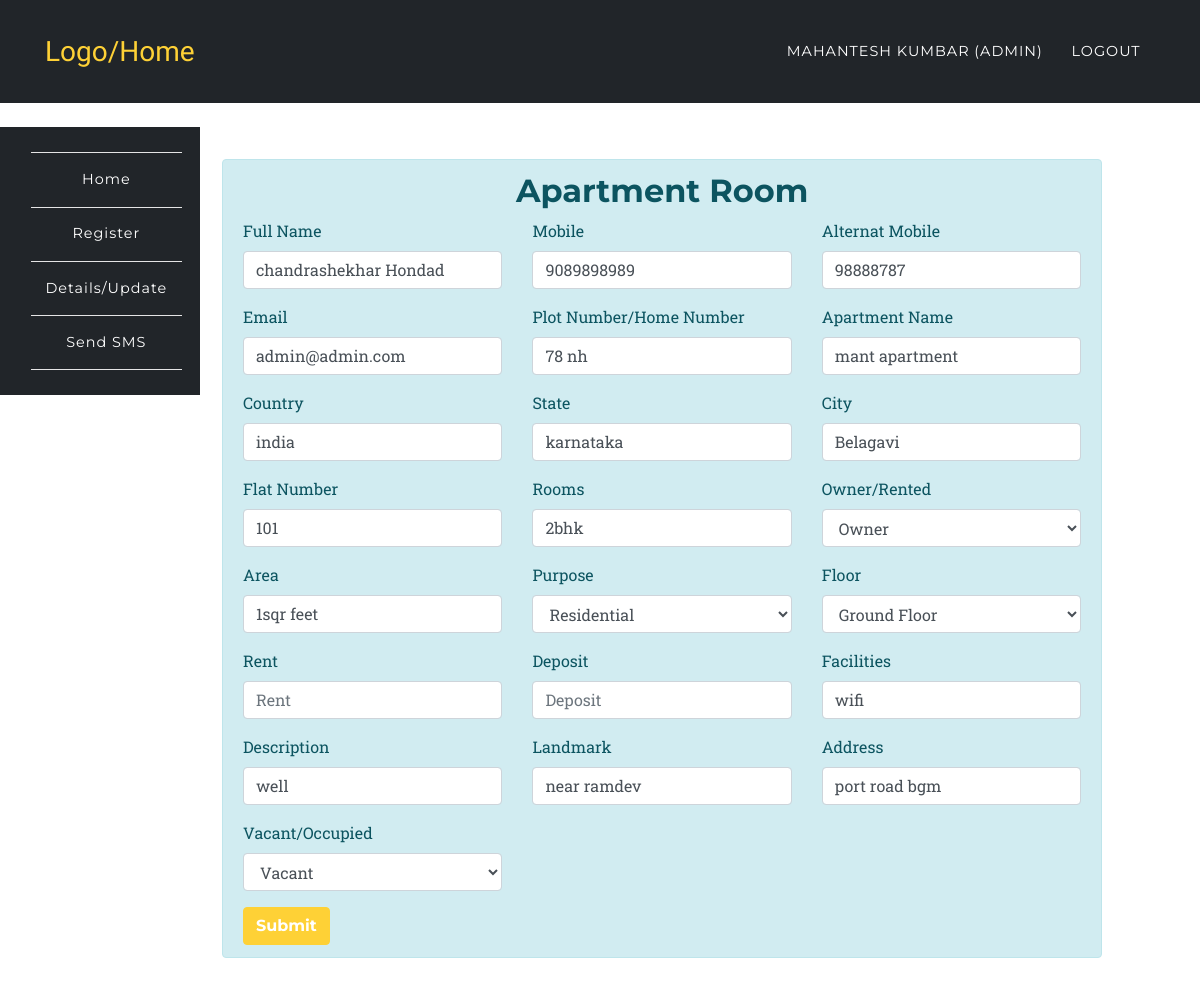
The page /app/update.php?id=1&act=ap (signed in) on the database its author committed.
### tables this page shows
CREATE TABLE `room_rental_registrations_apartment` (
  `id` int(10) UNSIGNED NOT NULL,
  `fullname` varchar(191) NOT NULL,
  `mobile` varchar(191) NOT NULL,
  `alternat_mobile` varchar(191) NOT NULL,
  `email` varchar(191) NOT NULL,
  `country` varchar(191) NOT NULL,
  `state` varchar(191) NOT NULL,
  `city` varchar(191) NOT NULL,
  `landmark` varchar(191) NOT NULL,
  `rent` varchar(191) NOT NULL,
  `deposit` varchar(191) NOT NULL,
  `plot_number` varchar(191) NOT NULL,
  `apartment_name` varchar(100) DEFAULT NULL,
  `ap_number_of_plats` varchar(100) DEFAULT NULL,
  `rooms` varchar(100) DEFAULT NULL,
  `floor` varchar(100) DEFAULT NULL,
  `purpose` varchar(100) DEFAULT NULL,
  `own` varchar(100) DEFAULT NULL,
  `area` varchar(100) DEFAULT NULL,
  `address` varchar(191) NOT NULL,
  `accommodation` varchar(191) NOT NULL,
  `description` varchar(191) NOT NULL,
  `image` varchar(191) DEFAULT NULL,
  `open_for_sharing` varchar(191) DEFAULT NULL,
  `other` varchar(191) DEFAULT NULL,
  `vacant` int(1) NOT NULL DEFAULT '1',
  `created_at` timestamp NULL DEFAULT CURRENT_TIMESTAMP,
  `updated_at` timestamp NULL DEFAULT CURRENT_TIMESTAMP,
  `user_id` int(10) DEFAULT NULL
);

### app/partials/edit/apartment.php (the view, shortened to what this page needs)
<div class="col-md-11 col-xs-12 col-sm-12"><br>
	<div class="alert alert-info" role="alert">
		<h2 class="text-center">Apartment Room</h2>
		<form action="" method="POST">
  	 <div class="row">
  	 	<div class="col-md-4">
	  	  <div class="form-group">
		    <label for="fullname">Full Name</label>
		    <input type="text" class="form-control" id="fullname" placeholder="Full Name" name="fullname" value="<?php echo $data['fullname']?$data['fullname']:''; ?>" required>
		  </div>
		 </div>
		<div class="col-md-4">
		  <div class="form-group">
		    <label for="mobile">Mobile</label>
		    <input type="text" class="form-control" pattern="^(\d{10})$" id="mobile" title="10 digit mobile number" placeholder="10 digit mobile number" name="mobile" value="<?php echo $data['mobile']?$data['mobile']:''; ?>" required>
		  </div>
		 </div>
		<div class="col-md-4">
		  <div class="form-group">
		    <label for="alternat_mobile">Alternat Mobile</label>
		    <input type="text" class="form-control" pattern="^(\d{10})$" id="alternat_mobile" title="10 digit mobile number" placeholder="10 digit mobile number" value="<?php echo $data['alternat_mobile']?$data['alternat_mobile']:''; ?>">
		  </div>
		</div>
	</div>
	<div class="row">
  	 	<div class="col-md-4">
		  <div class="form-group">
		    <label for="email">Email</label>
		    <input type="email" class="form-control" id="email" placeholder="Email" name="email" value="<?php echo $data['email']?$data['email']:''; ?>" required>
		  </div>
		 </div>
		 <div class="col-md-4">
		  <div class="form-group">
		    <label for="plot_number">Plot Number/Home Number</label>
		    <input type="text" class="form-control" id="plot_number" placeholder="Plot Number/Home Number" name="plot_number" value="<?php echo $data['plot_number']?$data['plot_number']:''; ?>" required>
		  </div>
		 </div>
		 <div class="col-md-4">
		  <div class="form-group">
		    <label for="apartment_name">Apartment Name</label>
		    <input type="text" class="form-control" id="apartment_name" placeholder="Apartment Name" name="apartment_name" value="<?php echo $data['apartment_name']?$data['apartment_name']:''; ?>" required>
		  </div>
		 </div>
	</div>
	<div class="row">
		<div class="col-md-4">
	  <div class="form-group">
	    <label for="country">Country</label>
	    <input type="country" class="form-control" id="country" placeholder="Country" name="country" value="<?php echo $data['country']?$data['country']:''; ?>" required>
	  </div>
	  </div>
	  <div class="col-md-4">
	  <div class="form-group">
	    <label for="state">State</label>
	    <input type="state" class="form-control" id="state" placeholder="State" name="state" value="<?php echo $data['state']?$data['state']:''; ?>" required>
	  </div>
	  </div>
	  <div class="col-md-4">
	  <div class="form-group">
	    <label for="city">City</label>
	    <input type="city" class="form-control" id="city" placeholder="City" name="city" value="<?php echo $data['city']?$data['city']:''; ?>" required>
	  </div>
	  </div>
	 </div>
	 <div class="row">
	 	<div class="col-md-4">
		 <div class="form-group">
		    <label for="ap_number_of_plats">Flat Number</label>
		    <input type="ap_number_of_plats" class="form-control" id="Plat Number" placeholder="ap_number_of_plats" name="ap_number_of_plats" value="<?php echo $data['ap_number_of_plats']?$data['ap_number_of_plats']:''; ?>" required>
		  </div>
		</div>
		<div class="col-md-4">
		 <div class="form-group">
		    <label for="rooms">Rooms</label>
		    <input type="text" class="form-control" id="rooms" placeholder="Rooms" name="rooms" value="<?php echo $data['rooms']?$data['rooms']:''; ?>" required>
		  </div>
		</div>
		<div class="col-md-4">
		    <div class="form-group">
			    <label for="ownership">Owner/Rented </label>
			    <select class="form-control" id="ownership" name="own">
			      <option value="owner" <?php if($data['own'] == 'owner'){echo 'selected';}?>>Owner</option>
			    </select>
			 </div>
	  	</div>
	</div>
	<div class="row">
		<div class="col-md-4">
		  <div class="form-group">
		    <label for="area">Area</label>
		    <input type="area" class="form-control" id="area" placeholder="Area" name="area" value="<?php echo $data['area']?$data['area']:''; ?>">
		  </div>
	  	</div>
	 	<div class="col-md-4">
		    <div class="form-group">
			    <label for="purpose">Purpose</label>
			    <select class="form-control" id="purpose" name="purpose">
			      <option value="Residential" <?php if($data['purpose'] == 'Residential'){echo 'selected';}?>>Residential</option>
			    </select>
			 </div>
	  	</div>
	  	<div class="col-md-4">
		    <div class="form-group">
			    <label for="floor">Floor</label>
			    <select class="form-control" id="floor" name="floor">
			      <option value="Ground Floor" <?php if($data['floor'] == 'Ground Floor'){echo 'selected';}?>>Ground Floor</option>
			    </select>
			 </div>
	  	</div>
	</div>
	 <div class="row">
	 	<div class="col-md-4">
		 <div class="form-group">
		    <label for="rent">Rent</label>
		    <input type="rent" class="form-control" id="rent" placeholder="Rent" name="rent" value="<?php echo $data['rent']?$data['rent']:''; ?>">
		  </div>
		</div>
	  	<div class="col-md-4">
	  		<div class="form-group">
			    <label for="deposit">Deposit</label>
			    <input type="deposit" class="form-control" id="deposit" placeholder="Deposit" name="deposit" value="<?php echo $data['deposit']?$data['deposit']:''; ?>">
	  		</div>
	  	</div>
	  <div class="col-md-4">
	  <div class="form-group">
	    <label for="accommodation">Facilities</label>
	    <input type="accommodation" class="form-control" id="accommodation" placeholder="Facilities" name="accommodation" value="<?php echo $data['accommodation']?$data['accommodation']:''; ?>">
	  </div>
	  </div>
	  </div>
	   <div class="row">
	 	<div class="col-md-4">
	  <div class="form-group">
	    <label for="description">Description</label>
	    <input type="description" class="form-control" id="description" placeholder="Description" name="description" value="<?php echo $data['description']?$data['description']:''; ?>">
	  </div>
	   </div>
	  <div class="col-md-4">
	  <div class="form-group">
	    <label for="landmark">Landmark</label>
	    <input type="landmark" class="form-control" id="landmark" placeholder="landmark" name="landmark" value="<?php echo $data['landmark']?$data['landmark']:''; ?>">
	  </div>
	   </div>
	  <div class="col-md-4">
	  <div class="form-group">
	    <label for="address">Address</label>
	    <input type="address" class="form-control" id="address" placeholder="Address" name="address" value="<?php echo $data['address']?$data['address']:''; ?>" required>
	  </div>
	   </div>
	    </div>
	    <div class="row">
	    	<div class="col-4">
	 		 <div class="form-group">
			    <label for="vacant">Vacant/Occupied</label>
			    <select class="form-control" id="vacant" name="vacant">
			      <option value="1" <?php if($data['vacant'] == '1'){echo 'selected';}?>>Vacant</option>
			    </select>
			  </div>
	 	</div>
	  </div>
	  <button type="submit" class="btn btn-primary" name='register_apartment' value="register_apartment">Submit</button>
	</form>
	</div>
	</div>

### assets/css/rent.css (style rules this page uses)
body { overflow-x: hidden; font-family: 'Roboto Slab', 'Helvetica Neue', Helvetica, Arial, sans-serif; }
h1, h2, h3, h4, h5, h6 { font-weight: 700; font-family: 'Montserrat', 'Helvetica Neue', Helvetica, Arial, sans-serif; }
.btn { font-family: 'Montserrat', 'Helvetica Neue', Helvetica, Arial, sans-serif; font-weight: 700; }
.btn-primary { background-color: #fed136; border-color: #fed136; }

### rows shown on the page
room_rental_registrations_apartment: fullname "chandrashekhar Hondad", mobile "9089898989", alternat_mobile "98888787", email "admin@admin.com", plot_number "78 nh", apartment_name "mant apartment", country "india", state "karnataka", city "Belagavi", ap_number_of_plats "101", rooms "2bhk", own "Owner", area "1sqr feet", purpose "Residential", floor "Ground Floor", accommodation "wifi", description "well", landmark "near ramdev", address "port road bgm", vacant "Vacant"

### other values the page prints
$_SESSION['fullname'] "MAHANTESH KUMBAR"
